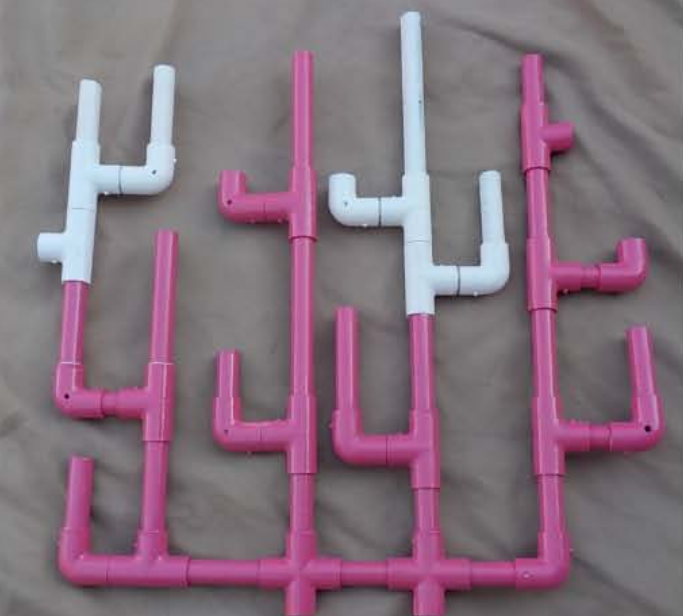
#> input picture src/CoralReefs/before1.png, 683 x 616 px
$ python CoralReefs.py
#> lines starting #> are read from the running program, lines starting #| are printed output that depends on the picture; after the words box and inside, x2 and y2 are one past the last pixel; in counts of white or black regions, pixels touching at a corner belong together
#> further down, orig1 is the input picture: shape (616, 683, 3); mean B, G, R 125, 111.6, 132.3
#!/usr/bin/env python3
# -*- coding: utf-8 -*-
"""
Created on Fri Jan 10 16:49:34 2020

@author: dd
"""
# IMPORTS
import cv2
import numpy as np
import timeit
from sklearn.cluster import KMeans
from skimage import img_as_ubyte

# END IMPORTS

# PARAMETERS
CROP = 0  # Crop the photo on the object before alignment
DEBUG = 1  # Turn on to see debug photos and outputs
GRAY = 1  # Normalize in grayscale
STD = 128  # Size for all photos after normalization and padding
NOISE_BLUR = 5  # Blur width for noise in difference image
FILTER_BLUR = 5  # Blur width for noise in filtering image
DOWN_SCALE = 20  # Downscale percent of original image
OFF = 32  # Padding to image (to fix cropping after warping)
BLACK_OFFSET = 60  # Offset of things we consider black (in grayscale 0 - 255)

# Filters to get the foreground (we allow noise but fine noise only)
FILTER_LOWER_BEFORE_RED = np.array([145, 74, 130])
FILTER_UPPER_BEFORE_RED = np.array([176, 188, 255])
FILTER_LOWER_BEFORE_WHITE = np.array([85, 0, 200])
FILTER_UPPER_BEFORE_WHITE = np.array([179, 57, 255])

FILTER_LOWER_AFTER_RED = np.array([140, 80, 0])
FILTER_UPPER_AFTER_RED = np.array([179, 255, 255])
FILTER_LOWER_AFTER_WHITE = np.array([0, 0, 255])
FILTER_UPPER_AFTER_WHITE = np.array([0, 0, 255])

# After clustering, if quantization is on, colors in the photo will be binned
# into their closest color from this array, to remove extra clusters and to allow
# for multiple filters
COLORS = (
    (0, 0, 0),  # BLACK
    (180, 105, 255),  # PINK
    (255, 255, 255)  # WHITE
)
BEFORE_PATH = 'before1.png'
AFTER_PATH = 'after3.png'
IS_AFTER_UNDERWATER = 1
# ECC params
n_iters = 1000
e_thresh = 1e-6
warp_mode = cv2.MOTION_HOMOGRAPHY


# END PARAMETERS

# FUNCTIONS
def scale(pic, scale_percent):
#> called with scale_percent = 20
    width = int(pic.shape[1] * scale_percent / 100)
#> width = 136
    height = int(pic.shape[0] * scale_percent / 100)
#> height = 123
    pic = cv2.resize(pic, (width, height), interpolation=cv2.INTER_NEAREST)
    return pic


def filter_image(lower, upper, pic):
    hsv = cv2.cvtColor(pic, cv2.COLOR_BGR2HSV)
#> hsv: shape (123, 136, 3); mean H, S, V 139.8, 40.7, 135
    mask = cv2.inRange(hsv, lower, upper)
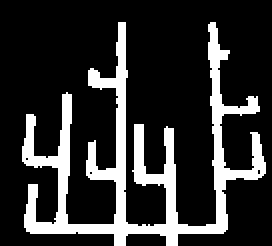
#> mask: shape (123, 136) (shown 2 times larger); 19.2% white; 1 white region, box (x1, y1, x2, y2) and area: (11, 11, 133, 123) 3209
    result = cv2.bitwise_and(pic, pic, mask=mask)
#> in filter_image (call 2), `mask = cv2.inRange(hsv, lower, upper)`: mask: shape (123, 136); 5% white; 2 white regions, box (x1, y1, x2, y2) and area: (66, 3, 102, 63) 476, (8, 13, 36, 57) 363
    return result


def cluster_image(pic, clusters, is_grey=0):
    pic_n = None
    if is_grey == 0:
        pic_n = pic.reshape(pic.shape[0] * pic.shape[1], pic.shape[2])
    else:
        pic_n = pic.reshape(pic.shape[0] * pic.shape[1], 1)
    clustering = KMeans(n_clusters=clusters, random_state=0).fit(pic_n)
    return clustering


def closest_color(rgb_values):
    ret = []
    for rgb in rgb_values:
        r, g, b = rgb
        color_diffs = []

        for color in COLORS:
            cr, cg, cb = color
            color_diff = ((r - cr) ** 2 + (g - cg) ** 2 + (b - cb) ** 2)
            color_diffs.append((color_diff, color))

        ret.append(min(color_diffs)[1])
    return np.array(ret)


def get_clustered_pic(clustering, pic, is_grey=0, quantize=1):
    flat_pixels, cluster_pic = None, None
    if quantize == 1:
        flat_pixels = closest_color(clustering.cluster_centers_[clustering.labels_])
    else:
        flat_pixels = clustering.cluster_centers_[clustering.labels_]

    if is_grey == 0:
        cluster_pic = flat_pixels.reshape(pic.shape[0], pic.shape[1], pic.shape[2])
    else:
        cluster_pic = flat_pixels.reshape(pic.shape[0], pic.shape[1], 1)
    return cluster_pic


def crop(pic):
    thresh = cv2.threshold(pic, BLACK_OFFSET, 255, cv2.THRESH_BINARY)[1]
    inner_contours = cv2.findContours(thresh, cv2.RETR_EXTERNAL, cv2.CHAIN_APPROX_SIMPLE)
    inner_contours = inner_contours[0] if len(inner_contours) == 2 else inner_contours[1]
    c = max(inner_contours, key=cv2.contourArea)
    left = tuple(c[c[:, :, 0].argmin()][0])
    right = tuple(c[c[:, :, 0].argmax()][0])
    top = tuple(c[c[:, :, 1].argmin()][0])
    bottom = tuple(c[c[:, :, 1].argmax()][0])
    return left, right, top, bottom


def standard(pic):
    height_o = pic.shape[0]
#> height_o = 123
    width_o = pic.shape[1]
#> width_o = 136
    width_n, height_n = STD, STD
    pic = cv2.resize(pic, (width_n, height_n), interpolation=cv2.INTER_NEAREST)
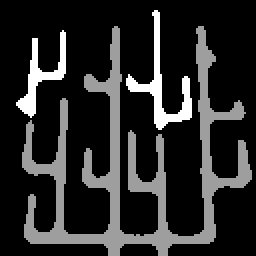
#> pic: shape (128, 128) (shown 2 times larger); min 0, max 255, mean 41.3
    return pic, width_n / width_o, height_n / height_o


def normalize(pic, after_flag=0):
    #    pic = cv2.medianBlur(pic, 5)
    pic = scale(pic, DOWN_SCALE)
    # TODO: PREBLURRING
    #    pic = cv2.medianBlur(pic, 5)
    lower_r = FILTER_LOWER_BEFORE_RED
    upper_r = FILTER_UPPER_BEFORE_RED
    lower_w = FILTER_LOWER_BEFORE_WHITE
    upper_w = FILTER_UPPER_BEFORE_WHITE

    if after_flag == 1:
        lower_r = FILTER_LOWER_AFTER_RED
        upper_r = FILTER_UPPER_AFTER_RED
        lower_w = FILTER_LOWER_AFTER_WHITE
        upper_w = FILTER_UPPER_AFTER_WHITE
    #        cv2.imshow('Filtered', pic)

    pic_r = filter_image(lower_r, upper_r, pic)
    pic_r = cv2.medianBlur(pic_r, FILTER_BLUR)
    pic_w = filter_image(lower_w, upper_w, pic)
    pic_w = cv2.medianBlur(pic_w, FILTER_BLUR)
    pic = pic_w + pic_r

    # TODO: CLUSTERING VS QUANTIZATION VS CLUSTERING AND QUANTIZATION
    kmeans = cluster_image(pic, 6)
    pic = img_as_ubyte(get_clustered_pic(kmeans, pic, 0, 1) / 255.0)

    # [4 lines of commented-out code are left out]
    if DEBUG == 1:
        cv2.imshow('FilteredClusteredQuantized', pic)

    l, r, t, b, ret = [0, 0], [0, 0], [0, 0], [0, 0], None

    # TODO:CROPPING
    if GRAY == 1:
        pic = cv2.cvtColor(pic, cv2.COLOR_BGR2GRAY)
        if CROP == 1:
            l, r, t, b = crop(pic)
    else:
        if CROP == 1:
            gray = cv2.cvtColor(pic, cv2.COLOR_BGR2GRAY)
            l, r, t, b = crop(gray)
    if CROP == 1:
        pic = pic[t[1]:b[1], l[0]:r[0]]

    pic, sc1x, sc1y = standard(pic)
#> sc1x = 0.941; sc1y = 1.04
    if GRAY == 1:
        ret = np.zeros((STD + 2 * OFF, STD + 2 * OFF), dtype=np.uint8)
    else:
        ret = np.zeros((STD + 2 * OFF, STD + 2 * OFF, 3), dtype=np.uint8)
    ret[OFF:OFF + STD, OFF:OFF + STD] = pic
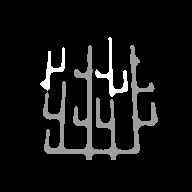
#> ret: shape (192, 192); min 0, max 255, mean 18.3
    ret, sc2x, sc2y = standard(ret)
#> sc2x = 0.667; sc2y = 0.667

    # TODO: POSTBLURRING
    #    ret = cv2.medianBlur(ret, NOISE_BLUR)
    return ret, l, r, t, b, [sc1x, sc1y], [sc2x, sc2y]


def transform(pt, l2, t2, sc1_2, sc2_2):
    pt = [pt[0] / sc2_2[1] - OFF, pt[1] / sc2_2[0] - OFF]
    pt = [pt[0] / sc1_2[1] + t2[1], pt[1] / sc1_2[0] + l2[0]]
    pt = [pt[0] * 100 / DOWN_SCALE, pt[1] * 100 / DOWN_SCALE]
    return pt


def align(pic_align_on, pic_to_align, mode, w1, h1):
    init_warp = np.eye(2, 3, dtype=np.float32)
    if mode == cv2.MOTION_HOMOGRAPHY:
        init_warp = np.eye(3, 3, dtype=np.float32)
    criteria = (cv2.TERM_CRITERIA_EPS | cv2.TERM_CRITERIA_COUNT, n_iters, e_thresh)
    gray_align_on, gray_to_align, aligned_img = None, None, None
    if GRAY == 1:
        gray_align_on = pic_align_on
        gray_to_align = pic_to_align
    else:
        gray_align_on = cv2.cvtColor(pic_align_on, cv2.COLOR_BGR2GRAY)
        gray_to_align = cv2.cvtColor(pic_to_align, cv2.COLOR_BGR2GRAY)
    try:
        cc, transform_warp = cv2.findTransformECC(gray_align_on, gray_to_align, init_warp, mode, criteria, None, 1)
        if mode == cv2.MOTION_HOMOGRAPHY:
            aligned_img = cv2.warpPerspective(pic_to_align, transform_warp, (w1, h1), flags=cv2.WARP_INVERSE_MAP)
        else:
            aligned_img = cv2.warpAffine(pic_to_align, transform_warp, (w1, h1), flags=cv2.WARP_INVERSE_MAP)
        return True, aligned_img, transform_warp
    except:
        return False, pic_to_align, init_warp


def get_camera(args):
    if len(args) < 2:
        print("""
        You must give an argument to open a video stream.
        It can be a number as video device, e.g.: 0 would be /dev/video0
        It can be a url of a stream,        e.g.: rtsp://wowzaec2demo.streamlock.net/vod/mp4:BigBuckBunny_115k.mov
        It can be a video file,             e.g.: myvideo.mkv
        """)
        exit(0)
    resource_name = ""
    resource = args[1]
    # If we are given just a number, interpret it as a video device
    if len(resource) < 3:
        resource_name = "/dev/video" + resource
        resource = int(resource)
    else:
        resource_name = resource
    print("Trying to open resource: " + resource_name)
    cap = cv2.VideoCapture(resource)
    if not cap.isOpened():
        print("Error opening resource: " + str(resource))
        print("Maybe opencv VideoCapture can't open it")
        exit(0)
    return cap


def display(name, pic):
    cv2.imshow(name, pic)
    while True:
        key = cv2.waitKey(1)
        if key == 27:
            break
    cv2.destroyAllWindows()


# END FUNCTIONS

# MAIN
if __name__ == '__main__':

    orig1 = cv2.imread(BEFORE_PATH)
    img1 = orig1.copy()
    img1, l1, r1, t1, b1, sc1_1, sc2_1 = normalize(img1, 0)
#> l1 = [0, 0]; r1 = [0, 0]; t1 = [0, 0]; b1 = [0, 0]; sc1_1 = [0.941, 1.04]; sc2_1 = [0.667, 0.667]
    h1, w1 = img1.shape[:2]
#> h1 = 128; w1 = 128

    cap = get_camera(["2", "1"])

    # orig2 = cv2.imread(AFTER_PATH)
    r_val, orig2 = cap.read()
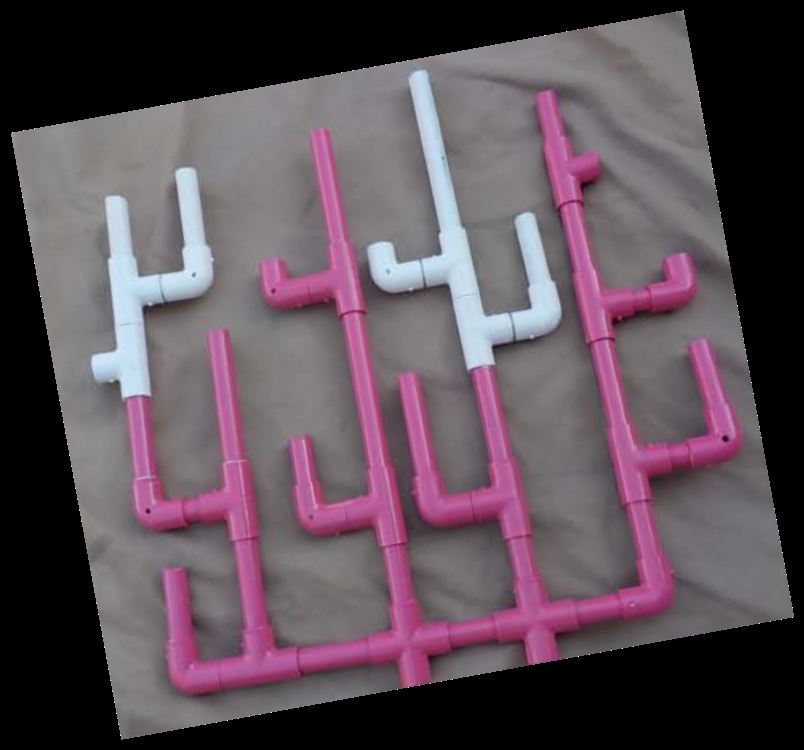
#> input picture src/CoralReefs/before2.png, 804 x 750 px, given in place of the camera
#> orig2 is the input picture: shape (750, 804, 3); mean B, G, R 87.5, 78.2, 92.6
    while r_val:
        full_scale_start_time = timeit.default_timer()
        r_val, orig2 = cap.read()
        cv2.imshow("pic2", orig2)
        img2 = orig2.copy()
        reading_time = timeit.default_timer() - full_scale_start_time

        img2, l2, r2, t2, b2, sc1_2, sc2_2 = normalize(img2, IS_AFTER_UNDERWATER)
#> in filter_image (call 3), `hsv = cv2.cvtColor(pic, cv2.COLOR_BGR2HSV)`: hsv: shape (150, 160, 3); mean H, S, V 97.4, 28.4, 94.4
#> in filter_image (call 3), `mask = cv2.inRange(hsv, lower, upper)`: mask: shape (150, 160); 15.7% white; 1 white region, box (x1, y1, x2, y2) and area: (25, 18, 148, 140) 3756
#> in filter_image (call 4), `mask = cv2.inRange(hsv, lower, upper)`: mask: shape (150, 160); 0.03% white in thin lines or dots, all inside (x1, y1, x2, y2) = (20, 12, 158, 148)
#> in normalize (call 2), `pic_w = cv2.medianBlur(pic_w, FILTER_BLUR)`: pic_w: shape (150, 160, 3); every value is 0
#> in normalize (call 2), `pic = cv2.cvtColor(pic, cv2.COLOR_BGR2GRAY)`: pic: shape (150, 160); values 0 (black) and 158 (white), 14.6% white; 1 white region, box (x1, y1, x2, y2) and area: (26, 18, 148, 139) 3494
#> in standard (call 3), `pic = cv2.resize(pic, (width_n, height_n), interpolation=cv2.INTER_NEA..`:
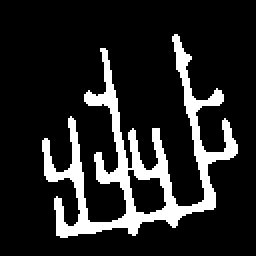
#> pic: shape (128, 128) (shown 2 times larger); values 0 (black) and 158 (white), 14.5% white; 1 white region, box (x1, y1, x2, y2) and area: (21, 17, 119, 119) 2375
#> in normalize (call 2), `ret[OFF:OFF + STD, OFF:OFF + STD] = pic`: ret: shape (192, 192); values 0 (black) and 158 (white), 6.4% white; 1 white region, box (x1, y1, x2, y2) and area: (53, 49, 151, 151) 2375
#> in standard (call 4), `pic = cv2.resize(pic, (width_n, height_n), interpolation=cv2.INTER_NEA..`:
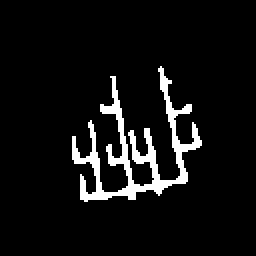
#> pic: shape (128, 128) (shown 2 times larger); values 0 (black) and 158 (white), 6.5% white; 1 white region, box (x1, y1, x2, y2) and area: (36, 33, 101, 101) 1065
#> l2 = [0, 0]; r2 = [0, 0]; t2 = [0, 0]; b2 = [0, 0]; sc1_2 = [0.8, 0.853]; sc2_2 = [0.667, 0.667]
        h2, w2 = img1.shape[:2]
#> h2 = 128; w2 = 128

        normalization_time = timeit.default_timer() - full_scale_start_time - reading_time

        alignment_success, img2_aligned, warp = align(img1, img2, warp_mode, w1, h1)
#> in align, `cc, transform_warp = cv2.findTransformECC(gray_align_on, gray_to_align..`: cc = 0.698; transform_warp = [[0.824, 0.132, 2.42], [-0.166, 0.797, 23.37], [-4.82e-05, -5.96e-05, 1]]
#> in align, `aligned_img = cv2.warpPerspective(pic_to_align, transform_warp, (w1, h..`:
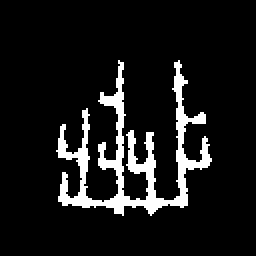
#> aligned_img: shape (128, 128) (shown 2 times larger); values 0 (black) and 158 (white), 9.4% white; 1 white region, box (x1, y1, x2, y2) and area: (28, 30, 106, 108) 1532
#> alignment_success = True; warp has the same summary as transform_warp in align
        alignment_time = timeit.default_timer() - full_scale_start_time - normalization_time - reading_time

        key = cv2.waitKey(20)
#> (key Esc is pressed here)
        if key == 27 or key == 1048603:
            break

        if not alignment_success:
            continue

        if DEBUG == 1:
            cv2.imwrite("1.png", img1)
            cv2.imwrite("2.png", img2_aligned)
            cv2.imwrite('2-before.png', img2)
            blended = cv2.addWeighted(img1, 0.5, img2_aligned, 0.5, 0)
            cv2.imwrite('Blended.png', blended)

        warp_diff = cv2.absdiff(img2_aligned, img1)
        warp_diff = cv2.medianBlur(warp_diff, NOISE_BLUR)
        warp_diff = cv2.medianBlur(warp_diff, NOISE_BLUR)

        if GRAY == 0:
            warp_diff = cv2.cvtColor(warp_diff, cv2.COLOR_BGR2GRAY)

        warp_diff = cv2.threshold(warp_diff, BLACK_OFFSET, 255, cv2.THRESH_BINARY)[1]
        contours, _ = cv2.findContours(warp_diff, cv2.RETR_TREE, cv2.CHAIN_APPROX_SIMPLE)

        boxes = []
        for c in contours:
            x, y, w, h = cv2.boundingRect(c)
            pts = np.array([[x, y], [x + w, y], [x + w, y + h], [x, y + h], [x, y]], np.float32)
            pts = np.array([pts], np.float32)
            boxes.append(cv2.perspectiveTransform(pts, warp))
            cv2.rectangle(warp_diff, (x, y), (x + w, y + h), (255, 255, 255), 2)

        for box in boxes:
            tl = transform(box[0][0], l2, t2, sc1_2, sc2_2)
            tr = transform(box[0][1], l2, t2, sc1_2, sc2_2)
            br = transform(box[0][2], l2, t2, sc1_2, sc2_2)
            bl = transform(box[0][3], l2, t2, sc1_2, sc2_2)
            points = np.array([tl, tr, br, bl, tl])
            cv2.polylines(orig2, np.int32([points]), 1, (255, 255, 255), 3)

        postprocessing_time = timeit.default_timer() - full_scale_start_time - alignment_time - normalization_time - reading_time

        print('READING TIME(s):       ', reading_time)
        print('NORMALIZATION TIME(s): ', normalization_time)
        print('ALIGNMENT TIME(s):     ', alignment_time)
        print('POSTPROCESSING TIME(s):', postprocessing_time)
        print('TOTAL TIME(s):         ', timeit.default_timer() - full_scale_start_time)
        print('SUM TIME(s):           ', postprocessing_time + alignment_time + normalization_time + reading_time)
        print('Change Areas Found:    ', len(contours))
        print('_________________________')

        if DEBUG == 1:
            cv2.imshow('Out', orig2)
            cv2.imshow('Contours', warp_diff)

        cv2.imshow('DifferenceWithBoxes.png', warp_diff)
        display("Output.png", orig2)
# END MAIN
